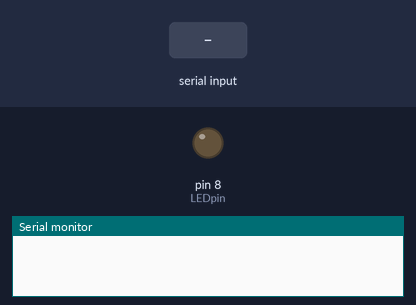
A sketch run on a simulated Arduino Uno, built with avr-gcc and run on an emulated ATmega328P. Shown: output pins drawn as LEDs (lit = HIGH), the last lines printed to the serial monitor. The inputs (shaded band) are chosen by the test bench.

Above: at 1.2 s.
1.3 s: "d" received over Serial
At 2.5 s:
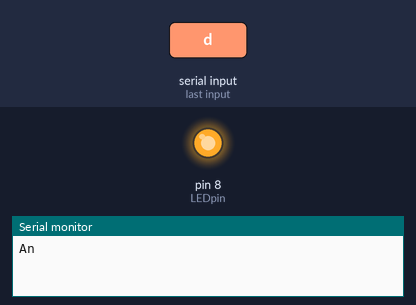
2.8 s: "0" received over Serial
At 3.9 s:
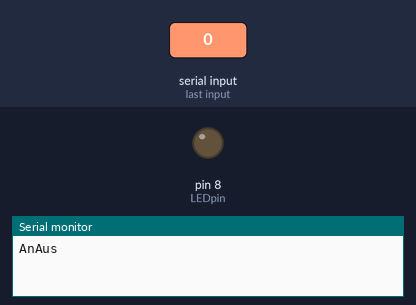
Timing chart, 0 to 5.8 s (numbered marks = the images above; inputs shaded):
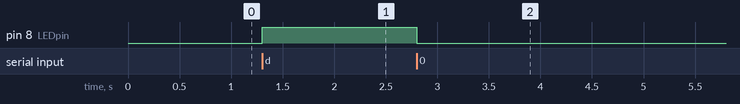

The sketch:

LEDExample.ino
```cpp
char data; //variable to store incoming data from JAVA
int LEDpin = 8; //pin number LED is connected to
void setup() {
  pinMode(LEDpin, OUTPUT);
  Serial.begin(9600);
  Serial.setTimeout(50);
}

void loop() {
  if(Serial.available()>0){ //if data has been written to the Serial stream
    data=Serial.read();

    if(data == 'd'){
      digitalWrite(8 ,HIGH);
      Serial.print("An");
    }

    if(data == '0') {
      digitalWrite(8 ,LOW);
      Serial.print("Aus");
    }
  }
}
```

Measured:
- after the input at 1.3 s, pin 8 (LEDpin): LOW → HIGH at once
- after the input at 2.8 s, pin 8 (LEDpin): HIGH → LOW at once
